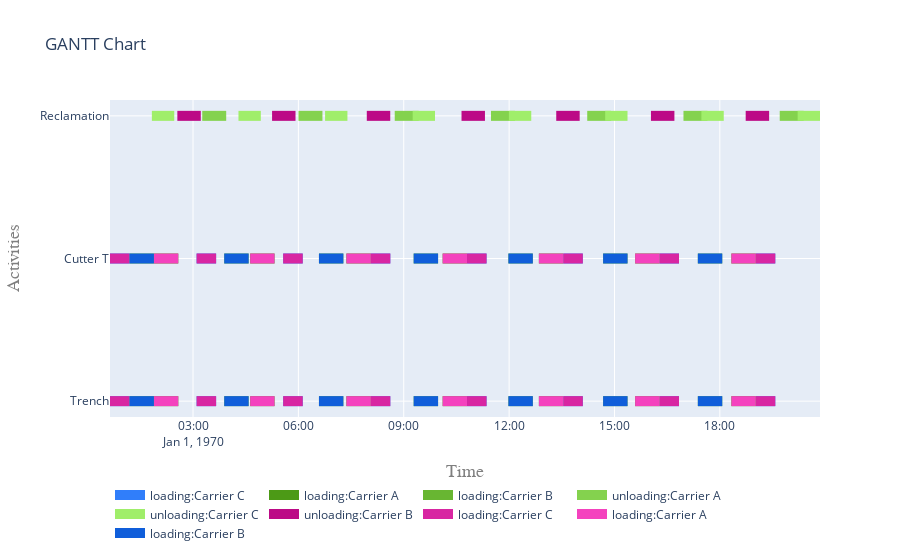

The code cell stored with this chart in its notebook:
### Code cell
fig = get_gantt_chart([from_site, to_site, cutter], id_map=activities)

### Figure 1 — Plotly figure (JSON) as saved in the notebook; plotly's stock layout.template omitted (floating-point values rounded to 4 significant figures)
{"data": [{"connectgaps": false, "hoverinfo": "y+name", "line": {"color": "rgb(48,126,250)", "width": 10}, "mode": "lines", "name": "loading:Carrier C", "type": "scatter", "x": ["1970-01-01T00:38:12", "1970-01-01T00:38:12", "1970-01-01T01:11:32", "1970-01-01T01:11:32", "1970-01-01T01:11:32", "1970-01-01T03:06:08", "1970-01-01T03:06:08", "1970-01-01T03:39:28", "1970-01-01T03:39:28", "1970-01-01T03:39:28", "1970-01-01T05:34:04", "1970-01-01T05:34:04", "1970-01-01T06:07:24", "1970-01-01T06:07:24", "1970-01-01T06:07:24", "1970-01-01T08:03:42", "1970-01-01T08:03:42", "1970-01-01T08:37:02", "1970-01-01T08:37:02", "1970-01-01T08:37:02", "1970-01-01T10:48:07", "1970-01-01T10:48:07", "1970-01-01T11:21:27", "1970-01-01T11:21:27", "1970-01-01T11:21:27", "1970-01-01T13:32:32", "1970-01-01T13:32:32", "1970-01-01T14:05:52", "1970-01-01T14:05:52", "1970-01-01T14:05:52", "1970-01-01T16:16:57", "1970-01-01T16:16:57", "1970-01-01T16:50:17", "1970-01-01T16:50:17", "1970-01-01T16:50:17", "1970-01-01T19:01:22", "1970-01-01T19:01:22", "1970-01-01T19:34:42", "1970-01-01T19:34:42", "1970-01-01T19:34:42", "1970-01-01T00:38:12", "1970-01-01T00:38:12", "1970-01-01T01:11:32", "1970-01-01T01:11:32", "1970-01-01T01:11:32", "1970-01-01T03:06:08", "1970-01-01T03:06:08", "1970-01-01T03:39:28", "1970-01-01T03:39:28", "1970-01-01T03:39:28", "1970-01-01T05:34:04", "1970-01-01T05:34:04", "1970-01-01T06:07:24", "1970-01-01T06:07:24", "1970-01-01T06:07:24", "1970-01-01T08:03:42", "1970-01-01T08:03:42", "1970-01-01T08:37:02", "1970-01-01T08:37:02", "1970-01-01T08:37:02", "1970-01-01T10:48:07", "1970-01-01T10:48:07", "1970-01-01T11:21:27", "1970-01-01T11:21:27", "1970-01-01T11:21:27", "1970-01-01T13:32:32", "1970-01-01T13:32:32", "1970-01-01T14:05:52", "1970-01-01T14:05:52", "1970-01-01T14:05:52", "1970-01-01T16:16:57", "1970-01-01T16:16:57", "1970-01-01T16:50:17", "1970-01-01T16:50:17", "1970-01-01T16:50:17", "1970-01-01T19:01:22", "1970-01-01T19:01:22", "1970-01-01T19:34:42", "1970-01-01T19:34:42", "1970-01-01T19:34:42"], "y": ["Trench", "Trench", "Trench", "Trench", null, "Trench", "Trench", "Trench", "Trench", null, "Trench", "Trench", "Trench", "Trench", null, "Trench", "Trench", "Trench", "Trench", null, "Trench", "Trench", "Trench", "Trench", null, "Trench", "Trench", "Trench", "Trench", null, "Trench", "Trench", "Trench", "Trench", null, "Trench", "Trench", "Trench", "Trench", null, "Cutter T", "Cutter T", "Cutter T", "Cutter T", null, "Cutter T", "Cutter T", "Cutter T", "Cutter T", null, "Cutter T", "Cutter T", "Cutter T", "Cutter T", null, "Cutter T", "Cutter T", "Cutter T", "Cutter T", null, "Cutter T", "Cutter T", "Cutter T", "Cutter T", null, "Cutter T", "Cutter T", "Cutter T", "Cutter T", null, "Cutter T", "Cutter T", "Cutter T", "Cutter T", null, "Cutter T", "Cutter T", "Cutter T", "Cutter T", null]}, {"connectgaps": false, "hoverinfo": "y+name", "line": {"color": "rgb(76,154,22)", "width": 10}, "mode": "lines", "name": "loading:Carrier A", "type": "scatter", "x": ["1970-01-01T01:53:12", "1970-01-01T01:53:12", "1970-01-01T02:34:52", "1970-01-01T02:34:52", "1970-01-01T02:34:52", "1970-01-01T04:37:37", "1970-01-01T04:37:37", "1970-01-01T05:19:17", "1970-01-01T05:19:17", "1970-01-01T05:19:17", "1970-01-01T07:22:02", "1970-01-01T07:22:02", "1970-01-01T08:03:42", "1970-01-01T08:03:42", "1970-01-01T08:03:42", "1970-01-01T10:06:27", "1970-01-01T10:06:27", "1970-01-01T10:48:07", "1970-01-01T10:48:07", "1970-01-01T10:48:07", "1970-01-01T12:50:52", "1970-01-01T12:50:52", "1970-01-01T13:32:32", "1970-01-01T13:32:32", "1970-01-01T13:32:32", "1970-01-01T15:35:17", "1970-01-01T15:35:17", "1970-01-01T16:16:57", "1970-01-01T16:16:57", "1970-01-01T16:16:57", "1970-01-01T18:19:42", "1970-01-01T18:19:42", "1970-01-01T19:01:22", "1970-01-01T19:01:22", "1970-01-01T19:01:22", "1970-01-01T01:53:12", "1970-01-01T01:53:12", "1970-01-01T02:34:52", "1970-01-01T02:34:52", "1970-01-01T02:34:52", "1970-01-01T04:37:37", "1970-01-01T04:37:37", "1970-01-01T05:19:17", "1970-01-01T05:19:17", "1970-01-01T05:19:17", "1970-01-01T07:22:02", "1970-01-01T07:22:02", "1970-01-01T08:03:42", "1970-01-01T08:03:42", "1970-01-01T08:03:42", "1970-01-01T10:06:27", "1970-01-01T10:06:27", "1970-01-01T10:48:07", "1970-01-01T10:48:07", "1970-01-01T10:48:07", "1970-01-01T12:50:52", "1970-01-01T12:50:52", "1970-01-01T13:32:32", "1970-01-01T13:32:32", "1970-01-01T13:32:32", "1970-01-01T15:35:17", "1970-01-01T15:35:17", "1970-01-01T16:16:57", "1970-01-01T16:16:57", "1970-01-01T16:16:57", "1970-01-01T18:19:42", "1970-01-01T18:19:42", "1970-01-01T19:01:22", "1970-01-01T19:01:22", "1970-01-01T19:01:22"], "y": ["Trench", "Trench", "Trench", "Trench", null, "Trench", "Trench", "Trench", "Trench", null, "Trench", "Trench", "Trench", "Trench", null, "Trench", "Trench", "Trench", "Trench", null, "Trench", "Trench", "Trench", "Trench", null, "Trench", "Trench", "Trench", "Trench", null, "Trench", "Trench", "Trench", "Trench", null, "Cutter T", "Cutter T", "Cutter T", "Cutter T", null, "Cutter T", "Cutter T", "Cutter T", "Cutter T", null, "Cutter T", "Cutter T", "Cutter T", "Cutter T", null, "Cutter T", "Cutter T", "Cutter T", "Cutter T", null, "Cutter T", "Cutter T", "Cutter T", "Cutter T", null, "Cutter T", "Cutter T", "Cutter T", "Cutter T", null, "Cutter T", "Cutter T", "Cutter T", "Cutter T", null]}, {"connectgaps": false, "hoverinfo": "y+name", "line": {"color": "rgb(104,182,50)", "width": 10}, "mode": "lines", "name": "loading:Carrier B", "type": "scatter", "x": ["1970-01-01T01:11:32", "1970-01-01T01:11:32", "1970-01-01T01:53:12", "1970-01-01T01:53:12", "1970-01-01T01:53:12", "1970-01-01T03:53:21", "1970-01-01T03:53:21", "1970-01-01T04:35:01", "1970-01-01T04:35:01", "1970-01-01T04:35:01", "1970-01-01T06:35:10", "1970-01-01T06:35:10", "1970-01-01T07:16:50", "1970-01-01T07:16:50", "1970-01-01T07:16:50", "1970-01-01T09:16:59", "1970-01-01T09:16:59", "1970-01-01T09:58:39", "1970-01-01T09:58:39", "1970-01-01T09:58:39", "1970-01-01T11:58:48", "1970-01-01T11:58:48", "1970-01-01T12:40:28", "1970-01-01T12:40:28", "1970-01-01T12:40:28", "1970-01-01T14:40:37", "1970-01-01T14:40:37", "1970-01-01T15:22:17", "1970-01-01T15:22:17", "1970-01-01T15:22:17", "1970-01-01T17:22:26", "1970-01-01T17:22:26", "1970-01-01T18:04:06", "1970-01-01T18:04:06", "1970-01-01T18:04:06", "1970-01-01T01:11:32", "1970-01-01T01:11:32", "1970-01-01T01:53:12", "1970-01-01T01:53:12", "1970-01-01T01:53:12", "1970-01-01T03:53:21", "1970-01-01T03:53:21", "1970-01-01T04:35:01", "1970-01-01T04:35:01", "1970-01-01T04:35:01", "1970-01-01T06:35:10", "1970-01-01T06:35:10", "1970-01-01T07:16:50", "1970-01-01T07:16:50", "1970-01-01T07:16:50", "1970-01-01T09:16:59", "1970-01-01T09:16:59", "1970-01-01T09:58:39", "1970-01-01T09:58:39", "1970-01-01T09:58:39", "1970-01-01T11:58:48", "1970-01-01T11:58:48", "1970-01-01T12:40:28", "1970-01-01T12:40:28", "1970-01-01T12:40:28", "1970-01-01T14:40:37", "1970-01-01T14:40:37", "1970-01-01T15:22:17", "1970-01-01T15:22:17", "1970-01-01T15:22:17", "1970-01-01T17:22:26", "1970-01-01T17:22:26", "1970-01-01T18:04:06", "1970-01-01T18:04:06", "1970-01-01T18:04:06"], "y": ["Trench", "Trench", "Trench", "Trench", null, "Trench", "Trench", "Trench", "Trench", null, "Trench", "Trench", "Trench", "Trench", null, "Trench", "Trench", "Trench", "Trench", null, "Trench", "Trench", "Trench", "Trench", null, "Trench", "Trench", "Trench", "Trench", null, "Trench", "Trench", "Trench", "Trench", null, "Cutter T", "Cutter T", "Cutter T", "Cutter T", null, "Cutter T", "Cutter T", "Cutter T", "Cutter T", null, "Cutter T", "Cutter T", "Cutter T", "Cutter T", null, "Cutter T", "Cutter T", "Cutter T", "Cutter T", null, "Cutter T", "Cutter T", "Cutter T", "Cutter T", null, "Cutter T", "Cutter T", "Cutter T", "Cutter T", null, "Cutter T", "Cutter T", "Cutter T", "Cutter T", null]}, {"connectgaps": false, "hoverinfo": "y+name", "line": {"color": "rgb(132,210,78)", "width": 10}, "mode": "lines", "name": "unloading:Carrier A", "type": "scatter", "x": ["1970-01-01T03:15:47", "1970-01-01T03:15:47", "1970-01-01T03:56:42", "1970-01-01T03:56:42", "1970-01-01T03:56:42", "1970-01-01T06:00:12", "1970-01-01T06:00:12", "1970-01-01T06:41:07", "1970-01-01T06:41:07", "1970-01-01T06:41:07", "1970-01-01T08:44:37", "1970-01-01T08:44:37", "1970-01-01T09:25:32", "1970-01-01T09:25:32", "1970-01-01T09:25:32", "1970-01-01T11:29:02", "1970-01-01T11:29:02", "1970-01-01T12:09:57", "1970-01-01T12:09:57", "1970-01-01T12:09:57", "1970-01-01T14:13:27", "1970-01-01T14:13:27", "1970-01-01T14:54:22", "1970-01-01T14:54:22", "1970-01-01T14:54:22", "1970-01-01T16:57:52", "1970-01-01T16:57:52", "1970-01-01T17:38:47", "1970-01-01T17:38:47", "1970-01-01T17:38:47", "1970-01-01T19:42:17", "1970-01-01T19:42:17", "1970-01-01T20:23:12", "1970-01-01T20:23:12", "1970-01-01T20:23:12"], "y": ["Reclamation", "Reclamation", "Reclamation", "Reclamation", null, "Reclamation", "Reclamation", "Reclamation", "Reclamation", null, "Reclamation", "Reclamation", "Reclamation", "Reclamation", null, "Reclamation", "Reclamation", "Reclamation", "Reclamation", null, "Reclamation", "Reclamation", "Reclamation", "Reclamation", null, "Reclamation", "Reclamation", "Reclamation", "Reclamation", null, "Reclamation", "Reclamation", "Reclamation", "Reclamation", null]}, {"connectgaps": false, "hoverinfo": "y+name", "line": {"color": "rgb(160,238,106)", "width": 10}, "mode": "lines", "name": "unloading:Carrier C", "type": "scatter", "x": ["1970-01-01T01:49:44", "1970-01-01T01:49:44", "1970-01-01T02:27:56", "1970-01-01T02:27:56", "1970-01-01T02:27:56", "1970-01-01T04:17:40", "1970-01-01T04:17:40", "1970-01-01T04:55:52", "1970-01-01T04:55:52", "1970-01-01T04:55:52", "1970-01-01T06:45:36", "1970-01-01T06:45:36", "1970-01-01T07:23:48", "1970-01-01T07:23:48", "1970-01-01T07:23:48", "1970-01-01T09:15:14", "1970-01-01T09:15:14", "1970-01-01T09:53:26", "1970-01-01T09:53:26", "1970-01-01T09:53:26", "1970-01-01T11:59:39", "1970-01-01T11:59:39", "1970-01-01T12:37:51", "1970-01-01T12:37:51", "1970-01-01T12:37:51", "1970-01-01T14:44:04", "1970-01-01T14:44:04", "1970-01-01T15:22:16", "1970-01-01T15:22:16", "1970-01-01T15:22:16", "1970-01-01T17:28:29", "1970-01-01T17:28:29", "1970-01-01T18:06:41", "1970-01-01T18:06:41", "1970-01-01T18:06:41", "1970-01-01T20:12:54", "1970-01-01T20:12:54", "1970-01-01T20:51:06", "1970-01-01T20:51:06", "1970-01-01T20:51:06"], "y": ["Reclamation", "Reclamation", "Reclamation", "Reclamation", null, "Reclamation", "Reclamation", "Reclamation", "Reclamation", null, "Reclamation", "Reclamation", "Reclamation", "Reclamation", null, "Reclamation", "Reclamation", "Reclamation", "Reclamation", null, "Reclamation", "Reclamation", "Reclamation", "Reclamation", null, "Reclamation", "Reclamation", "Reclamation", "Reclamation", null, "Reclamation", "Reclamation", "Reclamation", "Reclamation", null, "Reclamation", "Reclamation", "Reclamation", "Reclamation", null]}, {"connectgaps": false, "hoverinfo": "y+name", "line": {"color": "rgb(188,10,134)", "width": 10}, "mode": "lines", "name": "unloading:Carrier B", "type": "scatter", "x": ["1970-01-01T02:33:15", "1970-01-01T02:33:15", "1970-01-01T03:13:18", "1970-01-01T03:13:18", "1970-01-01T03:13:18", "1970-01-01T05:15:04", "1970-01-01T05:15:04", "1970-01-01T05:55:07", "1970-01-01T05:55:07", "1970-01-01T05:55:07", "1970-01-01T07:56:53", "1970-01-01T07:56:53", "1970-01-01T08:36:56", "1970-01-01T08:36:56", "1970-01-01T08:36:56", "1970-01-01T10:38:42", "1970-01-01T10:38:42", "1970-01-01T11:18:45", "1970-01-01T11:18:45", "1970-01-01T11:18:45", "1970-01-01T13:20:31", "1970-01-01T13:20:31", "1970-01-01T14:00:34", "1970-01-01T14:00:34", "1970-01-01T14:00:34", "1970-01-01T16:02:20", "1970-01-01T16:02:20", "1970-01-01T16:42:23", "1970-01-01T16:42:23", "1970-01-01T16:42:23", "1970-01-01T18:44:09", "1970-01-01T18:44:09", "1970-01-01T19:24:12", "1970-01-01T19:24:12", "1970-01-01T19:24:12"], "y": ["Reclamation", "Reclamation", "Reclamation", "Reclamation", null, "Reclamation", "Reclamation", "Reclamation", "Reclamation", null, "Reclamation", "Reclamation", "Reclamation", "Reclamation", null, "Reclamation", "Reclamation", "Reclamation", "Reclamation", null, "Reclamation", "Reclamation", "Reclamation", "Reclamation", null, "Reclamation", "Reclamation", "Reclamation", "Reclamation", null, "Reclamation", "Reclamation", "Reclamation", "Reclamation", null]}, {"connectgaps": false, "hoverinfo": "y+name", "line": {"color": "rgb(216,38,162)", "width": 10}, "mode": "lines", "name": "loading:Carrier C", "type": "scatter", "x": ["1970-01-01T00:38:12", "1970-01-01T00:38:12", "1970-01-01T01:11:32", "1970-01-01T01:11:32", "1970-01-01T01:11:32", "1970-01-01T03:06:08", "1970-01-01T03:06:08", "1970-01-01T03:39:28", "1970-01-01T03:39:28", "1970-01-01T03:39:28", "1970-01-01T05:34:04", "1970-01-01T05:34:04", "1970-01-01T06:07:24", "1970-01-01T06:07:24", "1970-01-01T06:07:24", "1970-01-01T08:03:42", "1970-01-01T08:03:42", "1970-01-01T08:37:02", "1970-01-01T08:37:02", "1970-01-01T08:37:02", "1970-01-01T10:48:07", "1970-01-01T10:48:07", "1970-01-01T11:21:27", "1970-01-01T11:21:27", "1970-01-01T11:21:27", "1970-01-01T13:32:32", "1970-01-01T13:32:32", "1970-01-01T14:05:52", "1970-01-01T14:05:52", "1970-01-01T14:05:52", "1970-01-01T16:16:57", "1970-01-01T16:16:57", "1970-01-01T16:50:17", "1970-01-01T16:50:17", "1970-01-01T16:50:17", "1970-01-01T19:01:22", "1970-01-01T19:01:22", "1970-01-01T19:34:42", "1970-01-01T19:34:42", "1970-01-01T19:34:42", "1970-01-01T00:38:12", "1970-01-01T00:38:12", "1970-01-01T01:11:32", "1970-01-01T01:11:32", "1970-01-01T01:11:32", "1970-01-01T03:06:08", "1970-01-01T03:06:08", "1970-01-01T03:39:28", "1970-01-01T03:39:28", "1970-01-01T03:39:28", "1970-01-01T05:34:04", "1970-01-01T05:34:04", "1970-01-01T06:07:24", "1970-01-01T06:07:24", "1970-01-01T06:07:24", "1970-01-01T08:03:42", "1970-01-01T08:03:42", "1970-01-01T08:37:02", "1970-01-01T08:37:02", "1970-01-01T08:37:02", "1970-01-01T10:48:07", "1970-01-01T10:48:07", "1970-01-01T11:21:27", "1970-01-01T11:21:27", "1970-01-01T11:21:27", "1970-01-01T13:32:32", "1970-01-01T13:32:32", "1970-01-01T14:05:52", "1970-01-01T14:05:52", "1970-01-01T14:05:52", "1970-01-01T16:16:57", "1970-01-01T16:16:57", "1970-01-01T16:50:17", "1970-01-01T16:50:17", "1970-01-01T16:50:17", "1970-01-01T19:01:22", "1970-01-01T19:01:22", "1970-01-01T19:34:42", "1970-01-01T19:34:42", "1970-01-01T19:34:42"], "y": ["Trench", "Trench", "Trench", "Trench", null, "Trench", "Trench", "Trench", "Trench", null, "Trench", "Trench", "Trench", "Trench", null, "Trench", "Trench", "Trench", "Trench", null, "Trench", "Trench", "Trench", "Trench", null, "Trench", "Trench", "Trench", "Trench", null, "Trench", "Trench", "Trench", "Trench", null, "Trench", "Trench", "Trench", "Trench", null, "Cutter T", "Cutter T", "Cutter T", "Cutter T", null, "Cutter T", "Cutter T", "Cutter T", "Cutter T", null, "Cutter T", "Cutter T", "Cutter T", "Cutter T", null, "Cutter T", "Cutter T", "Cutter T", "Cutter T", null, "Cutter T", "Cutter T", "Cutter T", "Cutter T", null, "Cutter T", "Cutter T", "Cutter T", "Cutter T", null, "Cutter T", "Cutter T", "Cutter T", "Cutter T", null, "Cutter T", "Cutter T", "Cutter T", "Cutter T", null]}, {"connectgaps": false, "hoverinfo": "y+name", "line": {"color": "rgb(244,66,190)", "width": 10}, "mode": "lines", "name": "loading:Carrier A", "type": "scatter", "x": ["1970-01-01T01:53:12", "1970-01-01T01:53:12", "1970-01-01T02:34:52", "1970-01-01T02:34:52", "1970-01-01T02:34:52", "1970-01-01T04:37:37", "1970-01-01T04:37:37", "1970-01-01T05:19:17", "1970-01-01T05:19:17", "1970-01-01T05:19:17", "1970-01-01T07:22:02", "1970-01-01T07:22:02", "1970-01-01T08:03:42", "1970-01-01T08:03:42", "1970-01-01T08:03:42", "1970-01-01T10:06:27", "1970-01-01T10:06:27", "1970-01-01T10:48:07", "1970-01-01T10:48:07", "1970-01-01T10:48:07", "1970-01-01T12:50:52", "1970-01-01T12:50:52", "1970-01-01T13:32:32", "1970-01-01T13:32:32", "1970-01-01T13:32:32", "1970-01-01T15:35:17", "1970-01-01T15:35:17", "1970-01-01T16:16:57", "1970-01-01T16:16:57", "1970-01-01T16:16:57", "1970-01-01T18:19:42", "1970-01-01T18:19:42", "1970-01-01T19:01:22", "1970-01-01T19:01:22", "1970-01-01T19:01:22", "1970-01-01T01:53:12", "1970-01-01T01:53:12", "1970-01-01T02:34:52", "1970-01-01T02:34:52", "1970-01-01T02:34:52", "1970-01-01T04:37:37", "1970-01-01T04:37:37", "1970-01-01T05:19:17", "1970-01-01T05:19:17", "1970-01-01T05:19:17", "1970-01-01T07:22:02", "1970-01-01T07:22:02", "1970-01-01T08:03:42", "1970-01-01T08:03:42", "1970-01-01T08:03:42", "1970-01-01T10:06:27", "1970-01-01T10:06:27", "1970-01-01T10:48:07", "1970-01-01T10:48:07", "1970-01-01T10:48:07", "1970-01-01T12:50:52", "1970-01-01T12:50:52", "1970-01-01T13:32:32", "1970-01-01T13:32:32", "1970-01-01T13:32:32", "1970-01-01T15:35:17", "1970-01-01T15:35:17", "1970-01-01T16:16:57", "1970-01-01T16:16:57", "1970-01-01T16:16:57", "1970-01-01T18:19:42", "1970-01-01T18:19:42", "1970-01-01T19:01:22", "1970-01-01T19:01:22", "1970-01-01T19:01:22"], "y": ["Trench", "Trench", "Trench", "Trench", null, "Trench", "Trench", "Trench", "Trench", null, "Trench", "Trench", "Trench", "Trench", null, "Trench", "Trench", "Trench", "Trench", null, "Trench", "Trench", "Trench", "Trench", null, "Trench", "Trench", "Trench", "Trench", null, "Trench", "Trench", "Trench", "Trench", null, "Cutter T", "Cutter T", "Cutter T", "Cutter T", null, "Cutter T", "Cutter T", "Cutter T", "Cutter T", null, "Cutter T", "Cutter T", "Cutter T", "Cutter T", null, "Cutter T", "Cutter T", "Cutter T", "Cutter T", null, "Cutter T", "Cutter T", "Cutter T", "Cutter T", null, "Cutter T", "Cutter T", "Cutter T", "Cutter T", null, "Cutter T", "Cutter T", "Cutter T", "Cutter T", null]}, {"connectgaps": false, "hoverinfo": "y+name", "line": {"color": "rgb(16,94,218)", "width": 10}, "mode": "lines", "name": "loading:Carrier B", "type": "scatter", "x": ["1970-01-01T01:11:32", "1970-01-01T01:11:32", "1970-01-01T01:53:12", "1970-01-01T01:53:12", "1970-01-01T01:53:12", "1970-01-01T03:53:21", "1970-01-01T03:53:21", "1970-01-01T04:35:01", "1970-01-01T04:35:01", "1970-01-01T04:35:01", "1970-01-01T06:35:10", "1970-01-01T06:35:10", "1970-01-01T07:16:50", "1970-01-01T07:16:50", "1970-01-01T07:16:50", "1970-01-01T09:16:59", "1970-01-01T09:16:59", "1970-01-01T09:58:39", "1970-01-01T09:58:39", "1970-01-01T09:58:39", "1970-01-01T11:58:48", "1970-01-01T11:58:48", "1970-01-01T12:40:28", "1970-01-01T12:40:28", "1970-01-01T12:40:28", "1970-01-01T14:40:37", "1970-01-01T14:40:37", "1970-01-01T15:22:17", "1970-01-01T15:22:17", "1970-01-01T15:22:17", "1970-01-01T17:22:26", "1970-01-01T17:22:26", "1970-01-01T18:04:06", "1970-01-01T18:04:06", "1970-01-01T18:04:06", "1970-01-01T01:11:32", "1970-01-01T01:11:32", "1970-01-01T01:53:12", "1970-01-01T01:53:12", "1970-01-01T01:53:12", "1970-01-01T03:53:21", "1970-01-01T03:53:21", "1970-01-01T04:35:01", "1970-01-01T04:35:01", "1970-01-01T04:35:01", "1970-01-01T06:35:10", "1970-01-01T06:35:10", "1970-01-01T07:16:50", "1970-01-01T07:16:50", "1970-01-01T07:16:50", "1970-01-01T09:16:59", "1970-01-01T09:16:59", "1970-01-01T09:58:39", "1970-01-01T09:58:39", "1970-01-01T09:58:39", "1970-01-01T11:58:48", "1970-01-01T11:58:48", "1970-01-01T12:40:28", "1970-01-01T12:40:28", "1970-01-01T12:40:28", "1970-01-01T14:40:37", "1970-01-01T14:40:37", "1970-01-01T15:22:17", "1970-01-01T15:22:17", "1970-01-01T15:22:17", "1970-01-01T17:22:26", "1970-01-01T17:22:26", "1970-01-01T18:04:06", "1970-01-01T18:04:06", "1970-01-01T18:04:06"], "y": ["Trench", "Trench", "Trench", "Trench", null, "Trench", "Trench", "Trench", "Trench", null, "Trench", "Trench", "Trench", "Trench", null, "Trench", "Trench", "Trench", "Trench", null, "Trench", "Trench", "Trench", "Trench", null, "Trench", "Trench", "Trench", "Trench", null, "Trench", "Trench", "Trench", "Trench", null, "Cutter T", "Cutter T", "Cutter T", "Cutter T", null, "Cutter T", "Cutter T", "Cutter T", "Cutter T", null, "Cutter T", "Cutter T", "Cutter T", "Cutter T", null, "Cutter T", "Cutter T", "Cutter T", "Cutter T", null, "Cutter T", "Cutter T", "Cutter T", "Cutter T", null, "Cutter T", "Cutter T", "Cutter T", "Cutter T", null, "Cutter T", "Cutter T", "Cutter T", "Cutter T", null]}], "layout": {"hovermode": "closest", "legend": {"orientation": "h", "x": 0, "y": -0.2}, "title": {"text": "GANTT Chart"}, "xaxis": {"range": ["1970-01-01T00:38:12", "1970-01-01T20:51:06"], "title": {"font": {"color": "#7f7f7f", "family": "Courier New, monospace", "size": 18}, "text": "Time"}}, "yaxis": {"title": {"font": {"color": "#7f7f7f", "family": "Courier New, monospace", "size": 18}, "text": "Activities"}}}}
